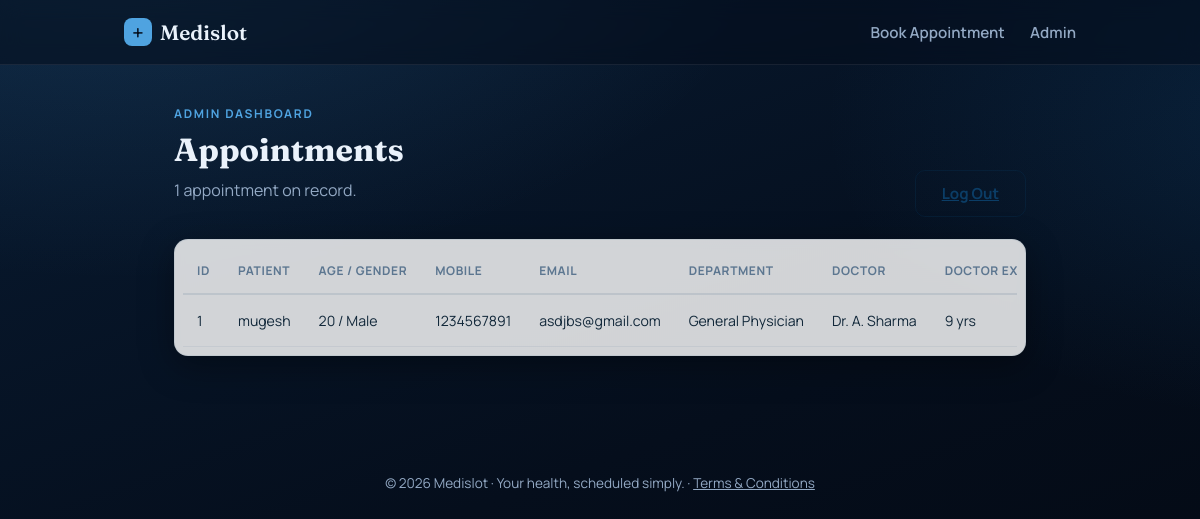
The app's page /admin/dashboard (signed in), older data.
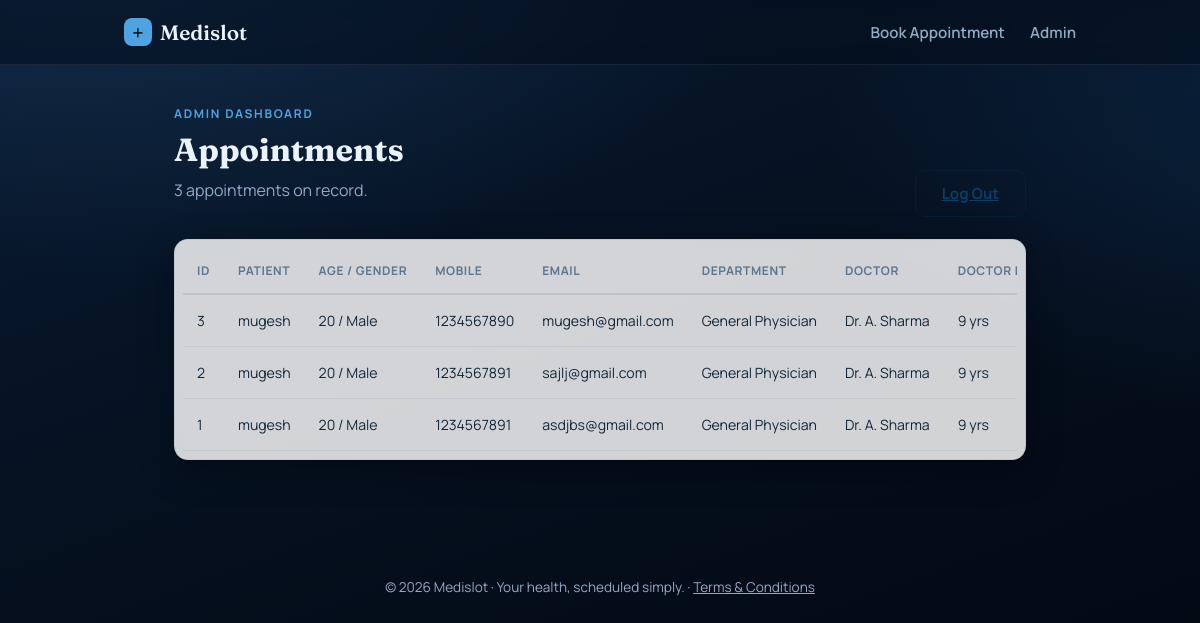
The same page, newer data.
### tables this page shows
CREATE TABLE appointments (
            id INTEGER PRIMARY KEY AUTOINCREMENT,
            full_name TEXT NOT NULL,
            age INTEGER,
            gender TEXT,
            mobile TEXT NOT NULL,
            email TEXT,
            address TEXT,
            department TEXT,
            doctor TEXT,
            appointment_date TEXT,
            time_slot TEXT,
            consultation_mode TEXT,
            symptoms TEXT,
            medical_history TEXT,
            report_filename TEXT,
            consultation_fee TEXT,
            doctor_experience TEXT,
            payment_method TEXT,
            created_at TEXT
        );

### app.py (the view)
@app.route('/admin/dashboard')
def admin_dashboard():
    if not session.get('admin_logged_in'):
        flash('Please log in to view the appointments table.', 'error')
        return redirect(url_for('admin_login'))
    conn = get_db()
    appointments = conn.execute('SELECT * FROM appointments ORDER BY id DESC').fetchall()
    conn.close()
    return render_template('admin_dashboard.html', appointments=appointments)

### app.py (called while the page is built)
def get_db():
    conn = sqlite3.connect(DB_PATH)
    conn.row_factory = sqlite3.Row
    return conn

### templates/admin_dashboard.html (shortened to what this page needs)
{% extends 'base.html' %}
{% block content %}
<div class="dash-head">
  <div>
    <p class="hero-eyebrow">Admin Dashboard</p>
    <h1>Appointments</h1>
    <p class="hero-sub">{{ appointments|length }} appointment{{ '' if appointments|length == 1 else 's' }} on record.</p>
  </div>
  <a href="{{ url_for('admin_logout') }}" class="btn btn-ghost">Log Out</a>
</div>
<div class="card table-card">
  {% if appointments %}
  <div class="table-scroll">
    <table>
      <thead>
        <tr>
          <th>ID</th>
          <th>Patient</th>
          <th>Age / Gender</th>
          <th>Mobile</th>
          <th>Email</th>
          <th>Department</th>
          <th>Doctor</th>
          <th>Doctor Exp.</th>
        </tr>
      </thead>
      <tbody>
        {% for a in appointments %}
        <tr>
          <td>{{ a['id'] }}</td>
          <td>{{ a['full_name'] }}</td>
          <td>{{ a['age'] }} / {{ a['gender'] }}</td>
          <td>{{ a['mobile'] }}</td>
          <td>{{ a['email'] }}</td>
          <td>{{ a['department'] }}</td>
          <td>{{ a['doctor'] }}</td>
          <td>{{ a['doctor_experience'] }} yrs</td>
        </tr>
        {% endfor %}
      </tbody>
    </table>
  </div>
  {% else %}
  <div class="empty-state">
    <p>No appointments have been booked yet.</p>
  </div>
  {% endif %}
</div>
{% endblock %}

### templates/base.html (shortened to what this page needs)
<!DOCTYPE html>
<html lang="en">
<head>
<link rel="stylesheet" href="{{ url_for('static', filename='style.css') }}">
</head>
<body>
<header class="topbar">
  <div class="topbar-inner">
    <a href="{{ url_for('index') }}" class="brand">
      <span class="brand-mark">+</span> Medislot
    </a>
    <nav>
      <a href="{{ url_for('index') }}">Book Appointment</a>
      <a href="{{ url_for('admin_login') }}">Admin</a>
    </nav>
  </div>
</header>
<main class="page">
  {% block content %}{% endblock %}
</main>
<footer class="footer">
  <p>&copy; 2026 Medislot &middot; Your health, scheduled simply. &middot; <a href="{{ url_for('terms') }}" class="footer-link">Terms &amp; Conditions</a></p>
</footer>
</body>
</html>

### static/style.css (style rules this page uses)
:root { --deep-blue: #0b3d66; --blue: #1a6fb5; --sky: #4fa3e0; --pale-blue: #eaf4fc; --ink: #12283a; --muted: #5c7690; --white: #ffffff; --success: #1c8a5c; --success-bg: #e7f7ef; --error: #c0392b; --error-bg: #fdecea; --radius: 14px; --shadow: 0 10px 34px rgba(0, 0, 0, 0.35); --navy-950: #050e1c; --navy-900: #081b32; --navy-800: #0c2846; --on-navy: #eaf2fb; --on-navy-muted: #93a9c4; }
* { box-sizing: border-box; }
body { margin: 0; font-family: 'Manrope', system-ui, sans-serif; color: var(--ink); background: radial-gradient(1100px 600px at 10% -10%, rgba(79, 163, 224, 0.16) 0%, transparent 60%), radial-gradient(900px 550px at 110% 15%, rgba(26, 111, 181, 0.18) 0%, transparent 55%), linear-gradient(160deg, var(--navy-900) 0%, var(--navy-950) 55%, #030811 100%); background-attachment: fixed; min-height: 100vh; }
h1, h2 { font-family: 'Fraunces', serif; color: var(--deep-blue); margin: 0; }
.topbar { background: rgba(5, 14, 28, 0.55); backdrop-filter: blur(10px); border-bottom: 1px solid rgba(234, 242, 251, 0.08); }
.topbar-inner { max-width: 1000px; margin: 0 auto; padding: 18px 24px; display: flex; align-items: center; justify-content: space-between; }
.brand { font-family: 'Fraunces', serif; font-size: 1.3rem; font-weight: 600; color: var(--on-navy); text-decoration: none; display: flex; align-items: center; gap: 8px; }
.brand-mark { display: inline-grid; place-items: center; width: 28px; height: 28px; border-radius: 8px; background: var(--sky); color: var(--navy-950); font-weight: 800; }
.topbar nav a { margin-left: 22px; text-decoration: none; color: var(--on-navy-muted); font-weight: 600; font-size: 0.95rem; }
.page { max-width: 900px; margin: 0 auto; padding: 40px 24px 80px; }
.footer { text-align: center; padding: 24px; color: var(--on-navy-muted); font-size: 0.85rem; }
.hero-eyebrow { text-transform: uppercase; letter-spacing: 0.14em; font-size: 0.75rem; font-weight: 700; color: var(--sky); margin: 0 0 8px; }
.hero-sub { color: var(--on-navy-muted); margin-top: 10px; font-size: 1rem; }
.dash-head h1 { color: var(--on-navy); }
.dash-head .hero-sub { color: var(--on-navy-muted); }
.card { background: rgba(255, 255, 255, 0.82); border: 1px solid rgba(11, 61, 102, 0.08); border-radius: var(--radius); box-shadow: var(--shadow); backdrop-filter: blur(6px); }
.btn { font-family: inherit; font-size: 0.95rem; font-weight: 700; padding: 12px 26px; border-radius: 10px; border: none; cursor: pointer; transition: transform 0.1s, box-shadow 0.15s, background 0.15s; }
.btn-ghost { background: transparent; color: var(--deep-blue); border: 1.5px solid rgba(11, 61, 102, 0.25); }
.dash-head { display: flex; align-items: flex-end; justify-content: space-between; margin-bottom: 22px; flex-wrap: wrap; gap: 12px; }
.table-card { padding: 8px; }
.table-scroll { overflow-x: auto; }
table { border-collapse: collapse; width: 100%; min-width: 1200px; }
thead th { text-align: left; font-size: 0.75rem; text-transform: uppercase; letter-spacing: 0.05em; color: var(--muted); padding: 14px 14px; border-bottom: 2px solid rgba(11, 61, 102, 0.1); white-space: nowrap; }
tbody td { padding: 13px 14px; font-size: 0.88rem; border-bottom: 1px solid rgba(11, 61, 102, 0.06); white-space: nowrap; }
.footer-link { color: var(--on-navy-muted); text-decoration: underline; }

Row changes from the older to the newer data that the page shows:
added appointments: id "3", full_name "mugesh", age "20", gender "Male", mobile "1234567890", email "mugesh@gmail.com", department "General Physician", doctor "Dr. A. Sharma", doctor_experience "9"
added appointments: id "2", full_name "mugesh", age "20", gender "Male", mobile "1234567891", email "sajlj@gmail.com", department "General Physician", doctor "Dr. A. Sharma", doctor_experience "9"
Text that changed along with them:
{{ appointments|length }}: "1" → "3"
{{ '' if appointments|length == 1 else 's' }}: (not shown) → "s"
